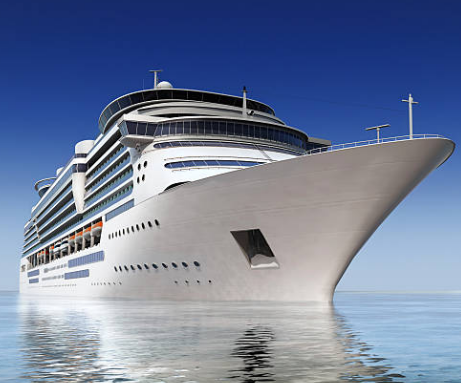
#> input picture 8-pic_ship/ship3.png, 461 x 383 px, found by its file name
$ jupyter execute --allow-errors rotate_brachi_fromEster.ipynb   (shell and % lines are left out)
#> lines starting #> are read from the running program, lines starting #| are printed output that depends on the picture
[cell 1]
from PIL import Image, ImageFilter
import csv
import cv2
import os
import numpy as np
import pandas as pd
import math
import matplotlib.pyplot as plt

[cell 2]
def data_augmentation(image_path):
    def visualize(original, augmented):
        rgb1 = cv2.cvtColor(original, cv2.COLOR_BGR2RGB)
        rgb2 = cv2.cvtColor(augmented, cv2.COLOR_BGR2RGB)
        fig = plt.figure()
        plt.subplot(1, 2, 1)
        plt.title('Original image')
        plt.imshow(rgb1)
        print("origion",original.shape)
#         plt.imshow(original)
        plt.axis("off")

        plt.subplot(1, 2, 2)
        plt.title('Augmented image')
        plt.imshow(rgb2)

        print("augmented",augmented.shape)
        plt.axis("off")

    image = cv2.imread(image_path)
#> image is the input picture: shape (383, 461, 3); mean B, G, R 156.5, 127.2, 113.8

    height, width = image.shape[:2]
#> height = 383; width = 461
    diagonal = np.sqrt(height ** 2 + width ** 2)
#> diagonal = 599.3
    padding = int((diagonal - min(height, width)) / 2)
#> padding = 108

    # Add padding to the image using BORDER_REFLECT or BORDER_REPLICATE mode
    padded_image = cv2.copyMakeBorder(image, padding, padding, padding, padding, cv2.BORDER_REFLECT)
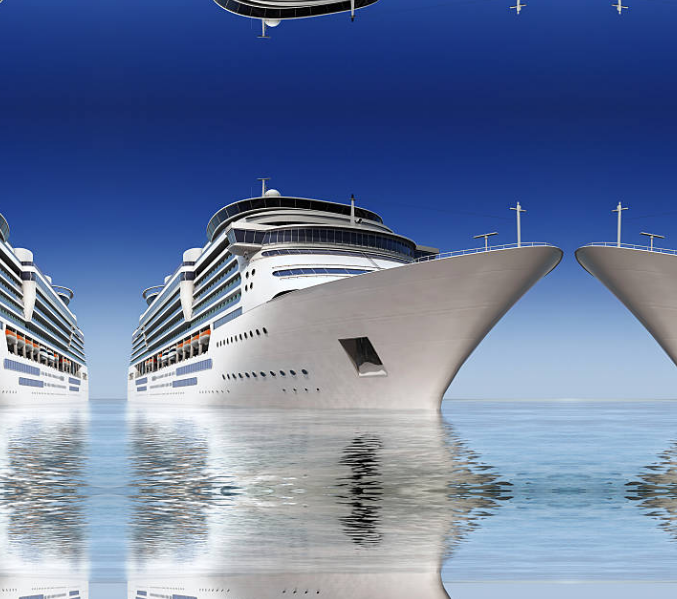
#> padded_image: shape (599, 677, 3); mean B, G, R 159, 123.7, 106.7

    # Rotate the padded image by 30 degrees
    rotated = rotate(padded_image, angle=30, reshape=False)
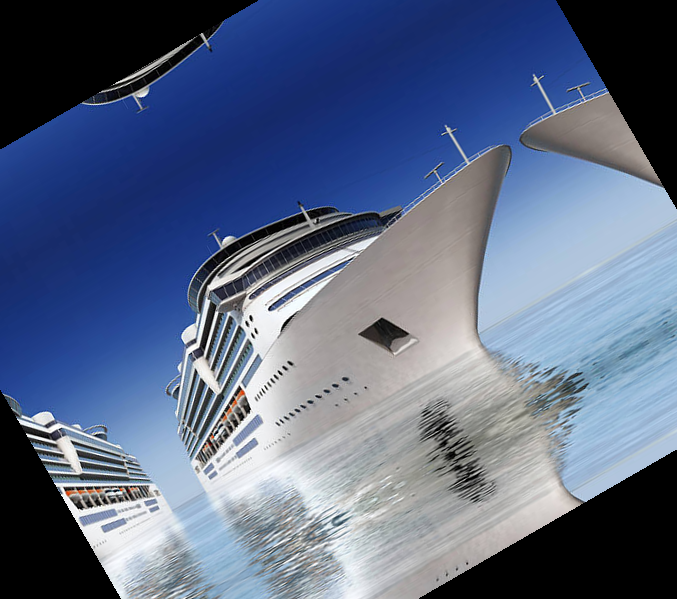
#> rotated: shape (599, 677, 3); mean B, G, R 132.8, 104.4, 90.8

    # Remove the padding from the rotated image
    rotated_cropped = rotated[padding:-padding, padding:-padding]
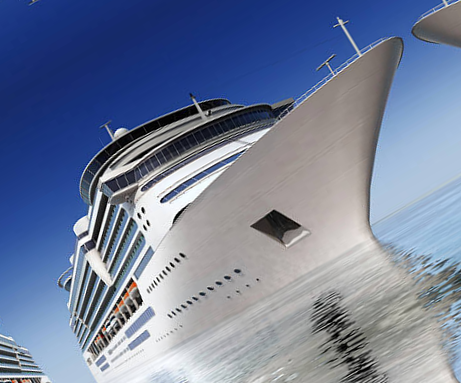
#> rotated_cropped: shape (383, 461, 3); mean B, G, R 154.7, 126.8, 114.3

    visualize(image, rotated_cropped)
#| origion (383, 461, 3)
#| augmented (383, 461, 3)

    plt.show()
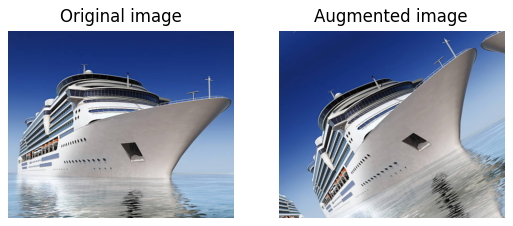
#> figure drawn by matplotlib, 2 panels

$ run again, with 8-pic_ship/ship1.png copied over 8-pic_ship/ship3.png
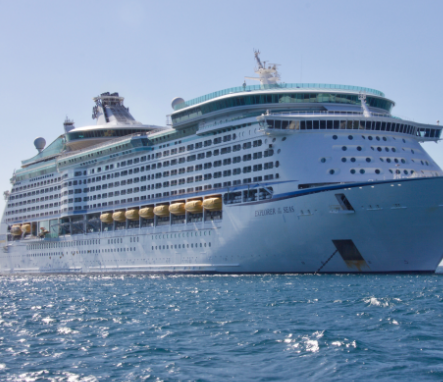
#> input picture 8-pic_ship/ship1.png, 443 x 382 px, found by its file name
#> in data_augmentation, image is the input picture: shape (382, 443, 3); mean B, G, R 169.1, 140.5, 116.8
#> in data_augmentation, `rotated_cropped = rotated[padding:-padding, padding:-padding]`:
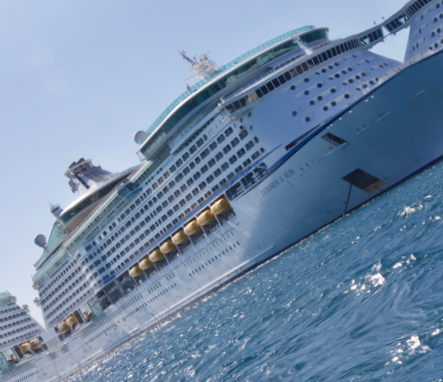
#> rotated_cropped: shape (382, 443, 3); mean B, G, R 167.6, 139.3, 115.9
#| origion (382, 443, 3)
#| augmented (382, 443, 3)
#> in data_augmentation, `plt.show()`:
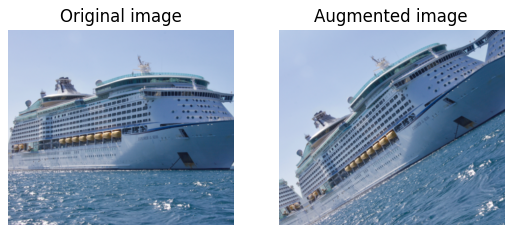
#> figure drawn by matplotlib, 2 panels

$ run again, with 8-pic_ship/ship2.png copied over 8-pic_ship/ship3.png
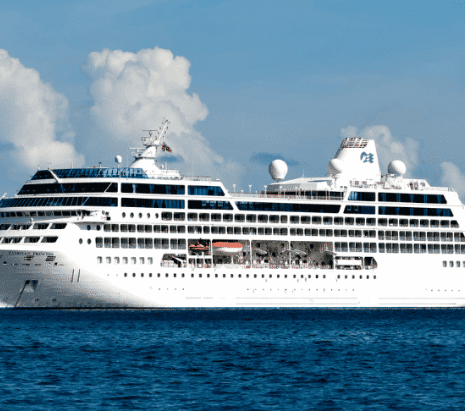
#> input picture 8-pic_ship/ship2.png, 465 x 411 px, found by its file name
#> in data_augmentation, image is the input picture: shape (411, 465, 3); mean B, G, R 162.1, 142.3, 111.1
#> in data_augmentation, `rotated_cropped = rotated[padding:-padding, padding:-padding]`:
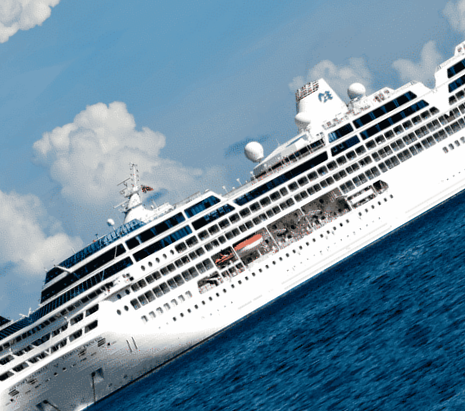
#> rotated_cropped: shape (411, 465, 3); mean B, G, R 162.3, 143.8, 115.1
#| origion (411, 465, 3)
#| augmented (411, 465, 3)
#> in data_augmentation, `plt.show()`:
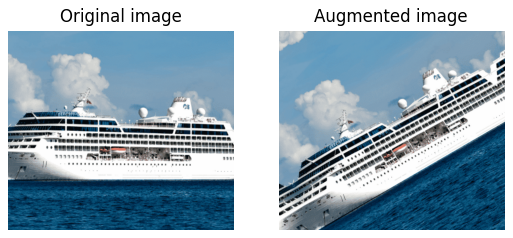
#> figure drawn by matplotlib, 2 panels

$ run again, with 8-pic_ship/ship4.png copied over 8-pic_ship/ship3.png
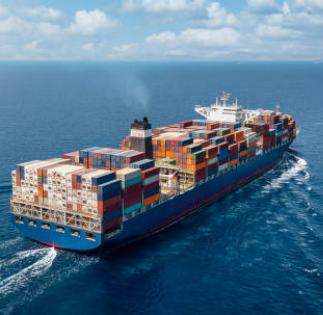
#> input picture 8-pic_ship/ship4.png, 323 x 315 px, found by its file name
#> in data_augmentation, image is the input picture: shape (315, 323, 3); mean B, G, R 138.8, 115.1, 83.5
#> in data_augmentation, `rotated_cropped = rotated[padding:-padding, padding:-padding]`:
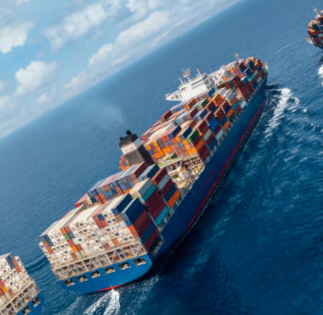
#> rotated_cropped: shape (315, 323, 3); mean B, G, R 137.7, 114.1, 83.4
#| origion (315, 323, 3)
#| augmented (315, 323, 3)
#> in data_augmentation, `plt.show()`:
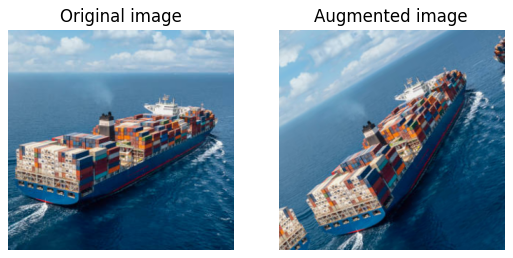
#> figure drawn by matplotlib, 2 panels
